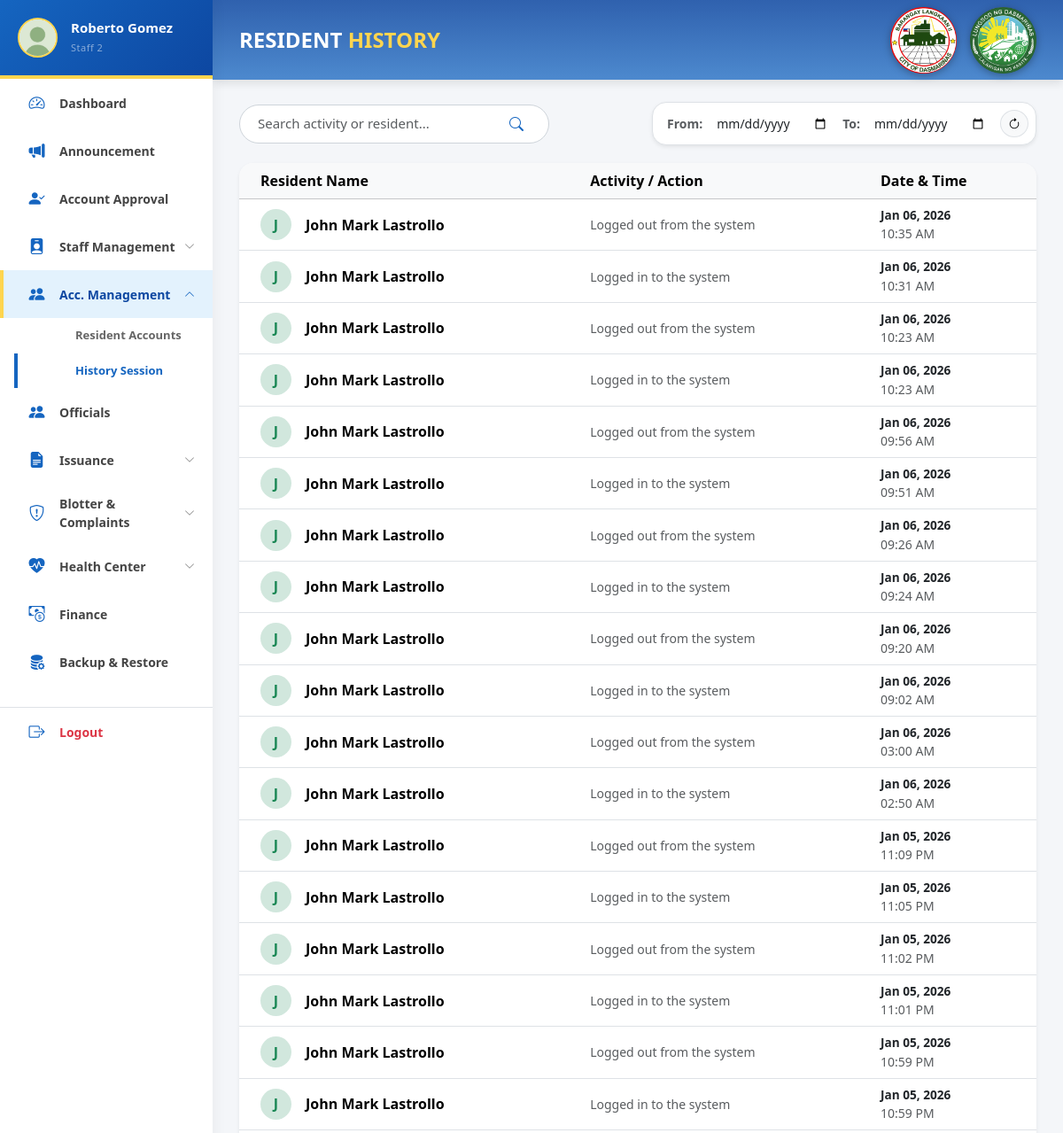
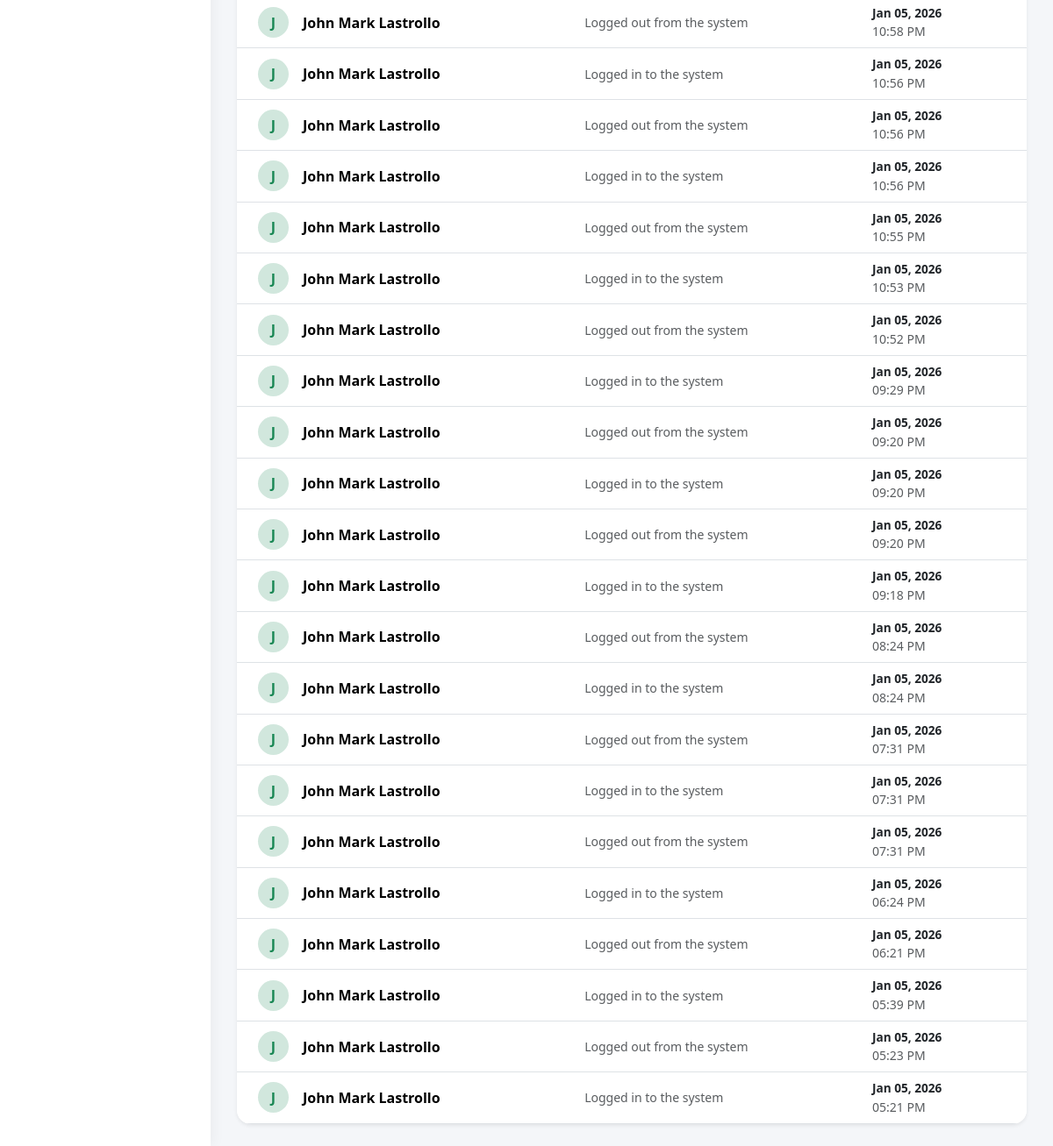
The page /pages/admin/resident_history.php (signed in) on the database its author committed (2 pictures, top to bottom).
### tables this page shows
CREATE TABLE `users` (
  `user_id` int(11) NOT NULL,
  `email` varchar(150) NOT NULL,
  `position` varchar(100) DEFAULT NULL,
  `password` varchar(255) NOT NULL,
  `first_name` varchar(100) NOT NULL,
  `last_name` varchar(100) NOT NULL,
  `role` enum('Admin','Staff','Resident') NOT NULL DEFAULT 'Resident',
  `status` enum('Active','Inactive','Pending','Rejected') NOT NULL DEFAULT 'Pending',
  `created_at` timestamp NOT NULL DEFAULT current_timestamp()
);

CREATE TABLE `history_logs` (
  `log_id` int(11) NOT NULL,
  `user_id` int(11) DEFAULT NULL,
  `action` varchar(255) NOT NULL,
  `timestamp` datetime DEFAULT current_timestamp()
);

### pages/admin/resident_history.php (the view, shortened to what this page needs)
<?php
require_once '../../backend/db_connect.php';
try {
    $stmt = $conn->prepare("
        SELECT h.*, u.first_name, u.last_name, u.role
        FROM history_logs h
        JOIN users u ON h.user_id = u.user_id
        WHERE u.role = 'Resident'
        ORDER BY h.timestamp DESC
    ");
    $stmt->execute();
    $logs = $stmt->fetchAll(PDO::FETCH_ASSOC);
} catch (PDOException $e) {
    $logs = [];
}
?>
<!DOCTYPE html>
<html lang="en">
<head>
    <link href="../../css/bootstrap.min.css" rel="stylesheet">
    <link rel="stylesheet" href="https://cdn.jsdelivr.net/npm/bootstrap-icons@1.11.1/font/bootstrap-icons.css">
    <link rel="stylesheet" href="../../css/admin.css">
    <link rel="stylesheet" href="../../css/sidebar.css" />
</head>
<body>
    <?php include '../../includes/sidebar.php'; ?>
    <div id="main-content">
        <div class="header">
            <h1 class="header-title">RESIDENT <span class="green">HISTORY</span></h1>
            <div class="header-logos">
                <img src="../../assets/img/Langkaan 2 Logo-modified.png">
                <img src="../../assets/img/dasma logo-modified.png">
            </div>
        </div>
        <div class="content">
            <div class="d-flex justify-content-between align-items-center mb-4 flex-wrap gap-3">
                <div class="search-box">
                    <input type="text" id="residentLogSearch" placeholder="Search activity or resident..." class="form-control shadow-sm" style="border-radius: 20px; width: 300px;">
                    <button type="button"><i class="bi bi-search"></i></button>
                </div>
                <div class="d-flex align-items-center gap-2 bg-white p-2 rounded-4 shadow-sm border">
                    <span class="small fw-bold text-muted ps-2">From:</span>
                    <input type="date" id="startDate" class="form-control form-control-sm border-0">
                    <span class="small fw-bold text-muted">To:</span>
                    <input type="date" id="endDate" class="form-control form-control-sm border-0">
                    <button class="btn btn-light btn-sm rounded-circle border" id="resetFilters" title="Reset Filters">
                        <i class="bi bi-arrow-clockwise"></i>
                    </button>
                </div>
            </div>
            <div class="card shadow-sm border-0 rounded-4 overflow-hidden">
                <div class="card-body p-0">
                    <div class="table-responsive">
                        <table class="table table-hover align-middle mb-0">
                            <thead class="table-light">
                                <tr>
                                    <th class="ps-4">Resident Name</th>
                                    <th>Activity / Action</th>
                                    <th>Date & Time</th>
                                </tr>
                            </thead>
                            <tbody id="residentLogsTable">
                                <?php if(empty($logs)): ?>
                                    <tr class="no-logs"><td colspan="3" class="text-center py-4 text-muted">No activity logs found for residents.</td></tr>
                                <?php else: ?>
                                    <?php foreach ($logs as $log): ?>
                                    <tr class="log-row" data-date="<?= date("Y-m-d", strtotime($log['timestamp'])) ?>">
                                        <td class="ps-4 fw-bold">
                                            <div class="d-flex align-items-center">
                                                <div class="bg-success-subtle text-success rounded-circle d-flex align-items-center justify-content-center fw-bold me-3" style="width: 35px; height: 35px;">
                                                    <?= strtoupper(substr($log['first_name'], 0, 1)) ?>
                                                </div>
                                                <?= htmlspecialchars($log['first_name'] . ' ' . $log['last_name']) ?>
                                            </div>
                                        </td>
                                        <td class="text-muted small"><?= htmlspecialchars($log['action']) ?></td>
                                        <td>
                                            <div class="fw-bold text-dark" style="font-size: 0.85rem;">
                                                <?= date("M d, Y", strtotime($log['timestamp'])) ?>
                                            </div>
                                            <div class="small text-muted">
                                                <?= date("h:i A", strtotime($log['timestamp'])) ?>
                                            </div>
                                        </td>
                                    </tr>
                                    <?php endforeach; ?>
                                <?php endif; ?>
                            </tbody>
                        </table>
                    </div>
                </div>
            </div>
        </div>
    </div>
</body>
</html>

### includes/sidebar.php (shortened to what this page needs)
<?php
$current_page = basename($_SERVER['PHP_SELF']);
$staff_pages    = ['staff_list.php', 'staff_history.php', 'staff_add.php'];
$account_pages  = ['resident_list.php', 'resident_history.php', 'resident_archive.php'];
$issuance_pages = ['admin_issuance.php', 'admin_issuance_approved.php', 'admin_issuance_archive.php', 'admin_issuance_print.php'];
$blotter_pages  = ['admin_rec_blotter.php', 'admin_rec_complaints.php', 'admin_rec_blotter_archive.php', 'admin_rec_complaints_archive.php'];
$health_pages   = ['health_dashboard.php', 'patient_records.php'];
$is_staff_active    = in_array($current_page, $staff_pages);
$is_account_active  = in_array($current_page, $account_pages);
$is_issuance_active = in_array($current_page, $issuance_pages);
$is_blotter_active  = in_array($current_page, $blotter_pages);
$is_health_active   = in_array($current_page, $health_pages);
if (isset($_SESSION['user_id'])) {
    if (!isset($admin_user)) {
        require_once '../../backend/db_connect.php';
        $uid = $_SESSION['user_id'];
        $stmtSide = $conn->prepare("SELECT first_name, last_name, position FROM users WHERE user_id = :uid");
        $stmtSide->execute([':uid' => $uid]);
        $resSide = $stmtSide->fetch(PDO::FETCH_ASSOC);
    } else {
        $resSide = $admin_user;
    }
    $sideName = ($resSide) ? $resSide['first_name'] . " " . $resSide['last_name'] : "Admin";
    $sidePos  = ($resSide) ? $resSide['position'] : "Administrator";
    $sideImg  = "../../assets/img/profile.jpg";
} else {
    $sideName = "Admin User";
    $sidePos  = "System Admin";
    $sideImg  = "../../assets/img/profile.jpg";
}
?>
<nav id="sidebar">
    <div class="sidebar-header">
        <div class="admin-profile-img">
            <img src="<?= htmlspecialchars($sideImg) ?>" alt="Admin" style="object-fit: cover;">
        </div>
        <div class="profile-info">
            <h6 class="mb-0 fw-bold text-white"><?= htmlspecialchars($sideName) ?></h6>
            <span class="text-white-50 small"><?= htmlspecialchars($sidePos) ?></span>
        </div>
    </div>
    <div class="sidebar-sticky">
        <ul class="nav flex-column" id="accordionSidebar">
            <li class="nav-item">
                <a class="nav-link <?= $current_page == 'admin_dashboard.php' ? 'active' : '' ?>" href="admin_dashboard.php">
                    <i class="bi bi-speedometer2 me-2"></i> Dashboard
                </a>
            </li>
            <li class="nav-item">
                <a class="nav-link <?= $current_page == 'admin_announcement.php' ? 'active' : '' ?>" href="admin_announcement.php">
                    <i class="bi bi-megaphone-fill me-2"></i> Announcement
                </a>
            </li>
            <li class="nav-item">
                <a class="nav-link <?= $current_page == 'account_approval.php' ? 'active' : '' ?>" href="account_approval.php">
                    <i class="bi bi-person-check-fill me-2"></i> Account Approval
                </a>
            </li>
            <li class="nav-item">
                <a class="nav-link d-flex justify-content-between align-items-center <?= $is_staff_active ? 'active' : 'collapsed' ?>"
                   data-bs-toggle="collapse"
                   href="#staffSubmenu"
                   role="button"
                   aria-expanded="<?= $is_staff_active ? 'true' : 'false' ?>"
                   aria-controls="staffSubmenu">
                    <div><i class="bi bi-person-badge-fill me-2"></i> Staff Management</div>
                    <i class="bi bi-chevron-down small"></i>
                </a>
            </li>
            <li class="nav-item">
                <a class="nav-link d-flex justify-content-between align-items-center <?= $is_account_active ? 'active' : 'collapsed' ?>"
                   data-bs-toggle="collapse"
                   href="#accountSubmenu"
                   role="button"
                   aria-expanded="<?= $is_account_active ? 'true' : 'false' ?>"
                   aria-controls="accountSubmenu">
                    <div><i class="bi bi-people-fill me-2"></i> Acc. Management</div>
                    <i class="bi bi-chevron-down small"></i>
                </a>
                <div class="collapse <?= $is_account_active ? 'show' : '' ?>" id="accountSubmenu" data-bs-parent="#accordionSidebar">
                    <ul class="nav flex-column ms-3 submenu">
                        <li><a class="nav-link small <?= $current_page == 'resident_list.php' ? 'active' : '' ?>" href="resident_list.php">Resident Accounts</a></li>
                        <li><a class="nav-link small <?= $current_page == 'resident_history.php' ? 'active' : '' ?>" href="resident_history.php">History Session</a></li>
                    </ul>
                </div>
            </li>
            <li class="nav-item">
                <a class="nav-link <?= $current_page == 'admin_officials.php' ? 'active' : '' ?>" href="admin_officials.php">
                    <i class="bi bi-people-fill me-2"></i> Officials
                </a>
            </li>
            <li class="nav-item">
                <a class="nav-link d-flex justify-content-between align-items-center <?= $is_issuance_active ? 'active' : 'collapsed' ?>"
                   data-bs-toggle="collapse"
                   href="#issuanceSubmenu"
                   role="button"
                   aria-expanded="<?= $is_issuance_active ? 'true' : 'false' ?>"
                   aria-controls="issuanceSubmenu">
                    <div><i class="bi bi-file-earmark-text-fill me-2"></i> Issuance</div>
                    <i class="bi bi-chevron-down small"></i>
                </a>
            </li>
            <li class="nav-item">
                <a class="nav-link d-flex justify-content-between align-items-center <?= $is_blotter_active ? 'active' : 'collapsed' ?>"
                   data-bs-toggle="collapse"
                   href="#blotterSubmenu"
                   role="button"
                   aria-expanded="<?= $is_blotter_active ? 'true' : 'false' ?>"
                   aria-controls="blotterSubmenu">
                    <div><i class="bi bi-shield-exclamation me-2"></i> Blotter & Complaints</div>
                    <i class="bi bi-chevron-down small"></i>
                </a>
            </li>
            <li class="nav-item">
                <a class="nav-link d-flex justify-content-between align-items-center <?= $is_health_active ? 'active' : 'collapsed' ?>"
                   data-bs-toggle="collapse"
                   href="#healthSubmenu"
                   role="button"
                   aria-expanded="<?= $is_health_active ? 'true' : 'false' ?>"
                   aria-controls="healthSubmenu">
                    <div><i class="bi bi-heart-pulse-fill me-2"></i> Health Center</div>
                    <i class="bi bi-chevron-down small"></i>
                </a>
            </li>
            <li class="nav-item">
                <a class="nav-link <?= $current_page == 'finance_management.php' ? 'active' : '' ?>" href="finance_management.php">
                    <i class="bi bi-cash-coin me-2"></i> Finance
                </a>
            </li>
            <li class="nav-item">
                <a class="nav-link <?= $current_page == 'admin_backup.php' ? 'active' : '' ?>" href="admin_backup.php">
                    <i class="bi bi-database-fill-gear me-2"></i> Backup & Restore
                </a>
            </li>
            <li class="nav-item mt-4 border-top">
                <a class="nav-link text-danger fw-bold" href="#" data-bs-toggle="modal" data-bs-target="#logoutModal">
                    <i class="bi bi-box-arrow-right me-2"></i> Logout
                </a>
            </li>
        </ul>
    </div>
</nav>

### rows shown on the page
users: sideName "Roberto Gomez", position "Staff 2"
history_logs: user.first_name "J", user.last_name "John Mark Lastrollo", action "Logged out from the system", timestamp "Jan 06, 2026", timestamp "10:35 AM"
history_logs: user.first_name "J", user.last_name "John Mark Lastrollo", action "Logged in to the system", timestamp "Jan 06, 2026", timestamp "10:31 AM"
history_logs: user.first_name "J", user.last_name "John Mark Lastrollo", action "Logged out from the system", timestamp "Jan 06, 2026", timestamp "10:23 AM"
history_logs: user.first_name "J", user.last_name "John Mark Lastrollo", action "Logged in to the system", timestamp "Jan 06, 2026", timestamp "10:23 AM"
history_logs: user.first_name "J", user.last_name "John Mark Lastrollo", action "Logged out from the system", timestamp "Jan 06, 2026", timestamp "09:56 AM"
history_logs: user.first_name "J", user.last_name "John Mark Lastrollo", action "Logged in to the system", timestamp "Jan 06, 2026", timestamp "09:51 AM"
history_logs: user.first_name "J", user.last_name "John Mark Lastrollo", action "Logged out from the system", timestamp "Jan 06, 2026", timestamp "09:26 AM"
history_logs: user.first_name "J", user.last_name "John Mark Lastrollo", action "Logged in to the system", timestamp "Jan 06, 2026", timestamp "09:24 AM"
history_logs: user.first_name "J", user.last_name "John Mark Lastrollo", action "Logged out from the system", timestamp "Jan 06, 2026", timestamp "09:20 AM"
history_logs: user.first_name "J", user.last_name "John Mark Lastrollo", action "Logged in to the system", timestamp "Jan 06, 2026", timestamp "09:02 AM"
history_logs: user.first_name "J", user.last_name "John Mark Lastrollo", action "Logged out from the system", timestamp "Jan 06, 2026", timestamp "03:00 AM"
history_logs: user.first_name "J", user.last_name "John Mark Lastrollo", action "Logged in to the system", timestamp "Jan 06, 2026", timestamp "02:50 AM"
history_logs: user.first_name "J", user.last_name "John Mark Lastrollo", action "Logged out from the system", timestamp "Jan 05, 2026", timestamp "11:09 PM"
history_logs: user.first_name "J", user.last_name "John Mark Lastrollo", action "Logged in to the system", timestamp "Jan 05, 2026", timestamp "11:05 PM"
history_logs: user.first_name "J", user.last_name "John Mark Lastrollo", action "Logged out from the system", timestamp "Jan 05, 2026", timestamp "11:02 PM"
history_logs: user.first_name "J", user.last_name "John Mark Lastrollo", action "Logged in to the system", timestamp "Jan 05, 2026", timestamp "11:01 PM"
history_logs: user.first_name "J", user.last_name "John Mark Lastrollo", action "Logged out from the system", timestamp "Jan 05, 2026", timestamp "10:59 PM"
history_logs: user.first_name "J", user.last_name "John Mark Lastrollo", action "Logged in to the system", timestamp "Jan 05, 2026", timestamp "10:59 PM"
history_logs: user.first_name "J", user.last_name "John Mark Lastrollo", action "Logged out from the system", timestamp "Jan 05, 2026", timestamp "10:58 PM"
history_logs: user.first_name "J", user.last_name "John Mark Lastrollo", action "Logged in to the system", timestamp "Jan 05, 2026", timestamp "10:56 PM"
history_logs: user.first_name "J", user.last_name "John Mark Lastrollo", action "Logged out from the system", timestamp "Jan 05, 2026", timestamp "10:56 PM"
history_logs: user.first_name "J", user.last_name "John Mark Lastrollo", action "Logged in to the system", timestamp "Jan 05, 2026", timestamp "10:56 PM"
history_logs: user.first_name "J", user.last_name "John Mark Lastrollo", action "Logged out from the system", timestamp "Jan 05, 2026", timestamp "10:55 PM"
history_logs: user.first_name "J", user.last_name "John Mark Lastrollo", action "Logged in to the system", timestamp "Jan 05, 2026", timestamp "10:53 PM"
history_logs: user.first_name "J", user.last_name "John Mark Lastrollo", action "Logged out from the system", timestamp "Jan 05, 2026", timestamp "10:52 PM"
history_logs: user.first_name "J", user.last_name "John Mark Lastrollo", action "Logged in to the system", timestamp "Jan 05, 2026", timestamp "09:29 PM"
history_logs: user.first_name "J", user.last_name "John Mark Lastrollo", action "Logged out from the system", timestamp "Jan 05, 2026", timestamp "09:20 PM"
history_logs: user.first_name "J", user.last_name "John Mark Lastrollo", action "Logged in to the system", timestamp "Jan 05, 2026", timestamp "09:20 PM"
history_logs: user.first_name "J", user.last_name "John Mark Lastrollo", action "Logged out from the system", timestamp "Jan 05, 2026", timestamp "09:20 PM"
history_logs: user.first_name "J", user.last_name "John Mark Lastrollo", action "Logged in to the system", timestamp "Jan 05, 2026", timestamp "09:18 PM"
history_logs: user.first_name "J", user.last_name "John Mark Lastrollo", action "Logged out from the system", timestamp "Jan 05, 2026", timestamp "08:24 PM"
history_logs: user.first_name "J", user.last_name "John Mark Lastrollo", action "Logged in to the system", timestamp "Jan 05, 2026", timestamp "08:24 PM"
history_logs: user.first_name "J", user.last_name "John Mark Lastrollo", action "Logged out from the system", timestamp "Jan 05, 2026", timestamp "07:31 PM"
history_logs: user.first_name "J", user.last_name "John Mark Lastrollo", action "Logged in to the system", timestamp "Jan 05, 2026", timestamp "07:31 PM"
history_logs: user.first_name "J", user.last_name "John Mark Lastrollo", action "Logged out from the system", timestamp "Jan 05, 2026", timestamp "07:31 PM"
history_logs: user.first_name "J", user.last_name "John Mark Lastrollo", action "Logged in to the system", timestamp "Jan 05, 2026", timestamp "06:24 PM"
history_logs: user.first_name "J", user.last_name "John Mark Lastrollo", action "Logged out from the system", timestamp "Jan 05, 2026", timestamp "06:21 PM"
history_logs: user.first_name "J", user.last_name "John Mark Lastrollo", action "Logged in to the system", timestamp "Jan 05, 2026", timestamp "05:39 PM"
history_logs: user.first_name "J", user.last_name "John Mark Lastrollo", action "Logged out from the system", timestamp "Jan 05, 2026", timestamp "05:23 PM"
history_logs: user.first_name "J", user.last_name "John Mark Lastrollo", action "Logged in to the system", timestamp "Jan 05, 2026", timestamp "05:21 PM"
